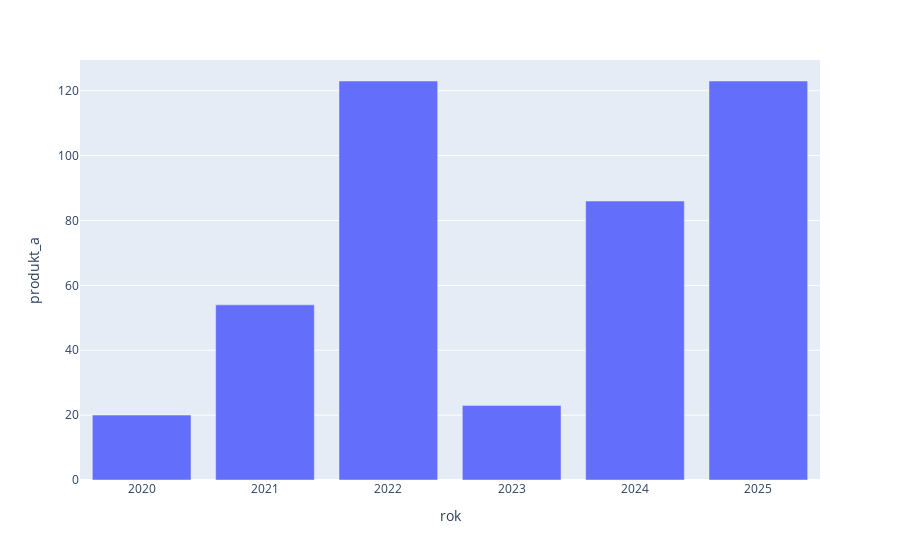

Notebook code for this chart:
### Code cell
fig = px.bar(df,
              x='rok',
              y='produkt_a',
             )

fig.show()

### Figure 1 — Plotly figure (JSON) as saved in the notebook; plotly's stock layout.template omitted (floating-point values rounded to 4 significant figures)
{"data": [{"hovertemplate": "rok=%{x}<br>produkt_a=%{y}<extra></extra>", "legendgroup": "", "marker": {"color": "#636efa", "pattern": {"shape": ""}}, "name": "", "orientation": "v", "showlegend": false, "textposition": "auto", "type": "bar", "x": [2020, 2021, 2022, 2023, 2024, 2025], "xaxis": "x", "y": [20, 54, 123, 23, 86, 123], "yaxis": "y"}], "layout": {"barmode": "relative", "legend": {"tracegroupgap": 0}, "margin": {"t": 60}, "xaxis": {"anchor": "y", "domain": [0, 1], "title": {"text": "rok"}}, "yaxis": {"anchor": "x", "domain": [0, 1], "title": {"text": "produkt_a"}}}}
